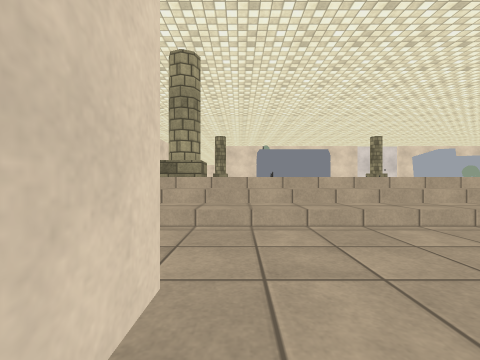
view 1 (above)

24 first-person views from a walk through a scene from a Unity 3-D project. The camera is 0.68 m above the floor, looks level and sees 90° across. The floor is counted in squares, 1 m on a side. Each view is taken from the middle of a square. On the plan, view 1 faces up. The plan holds only what a view shows up to about 9 squares ahead; the rest is blank. The place goes on beyond the plan. The player character is not drawn. Door leaves are left out, so doorways stand open. Some surface patterns are stand-ins.

view 2
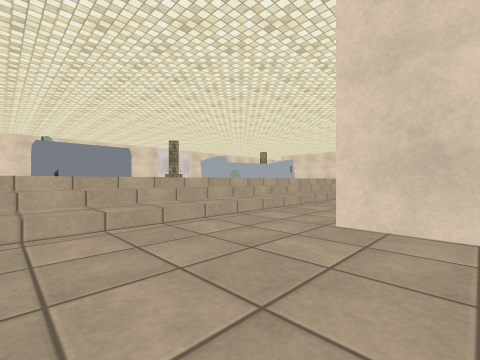

view 3
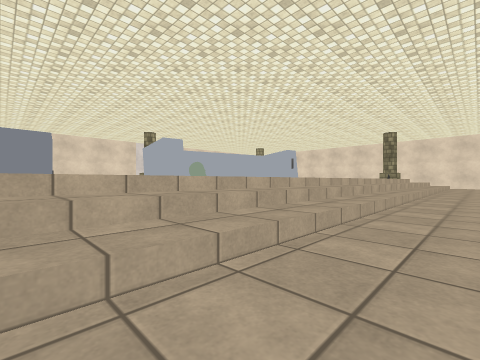

view 4
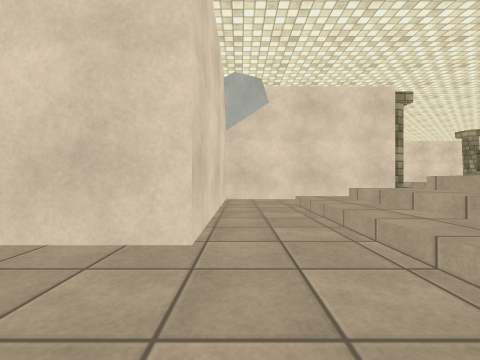

view 5
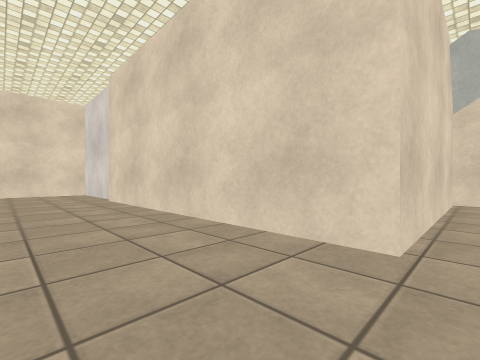

view 6
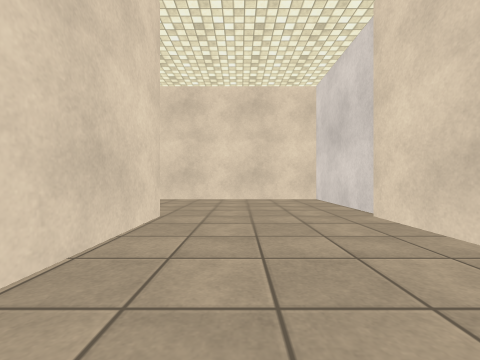

view 7
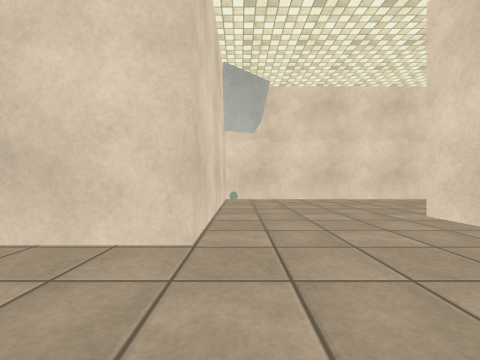

view 8
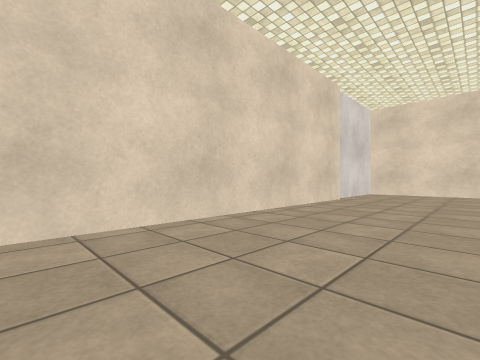

view 9
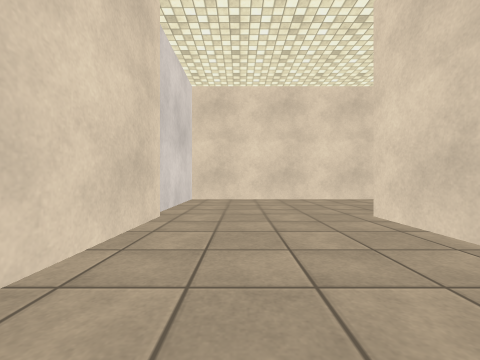

view 10
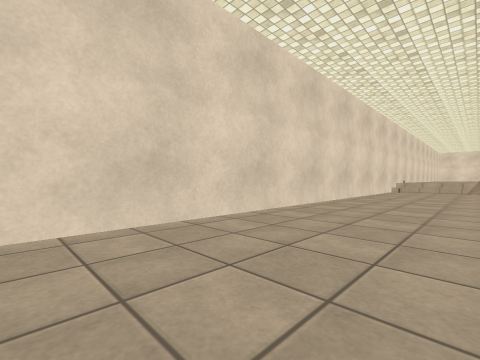

view 11
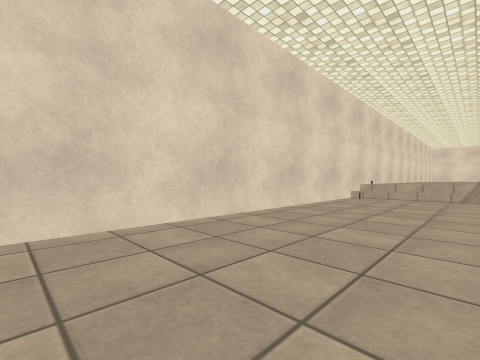

view 12
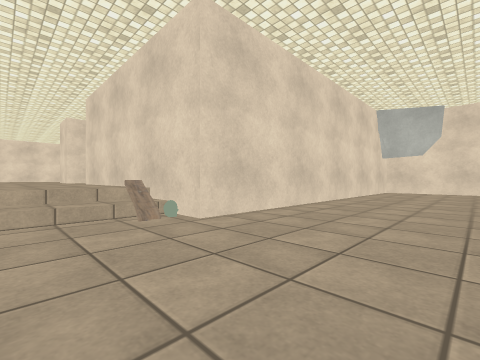

view 13
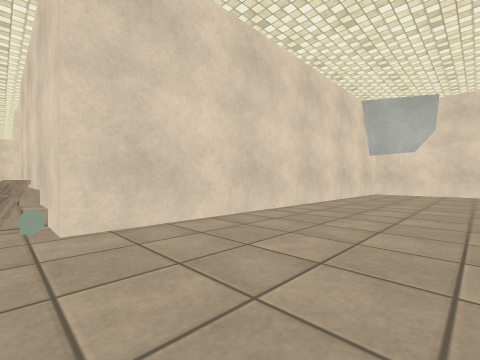

view 14
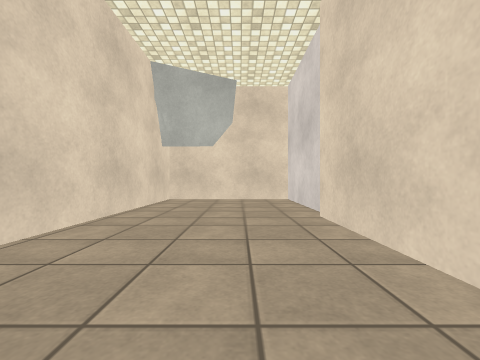

view 15
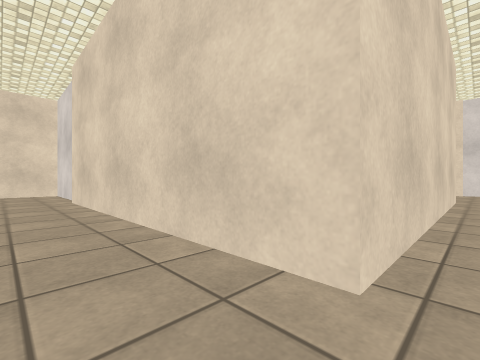

view 16
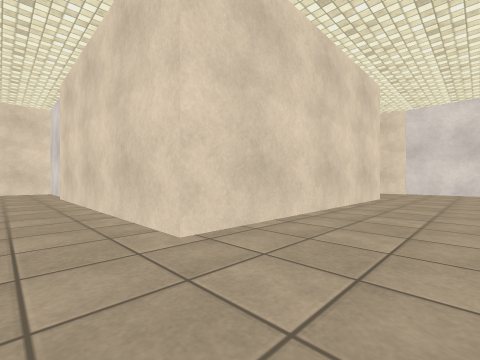

view 17
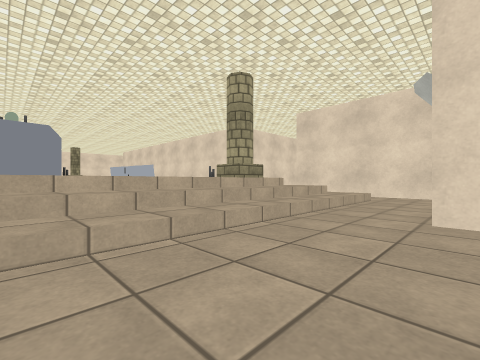

view 18
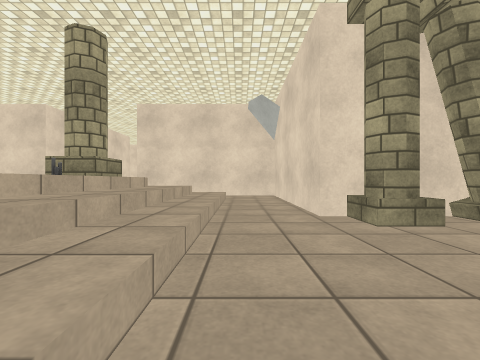

view 19
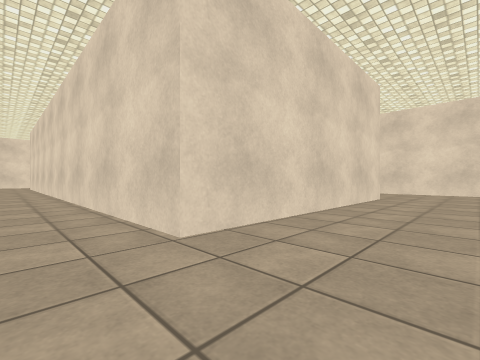

view 20
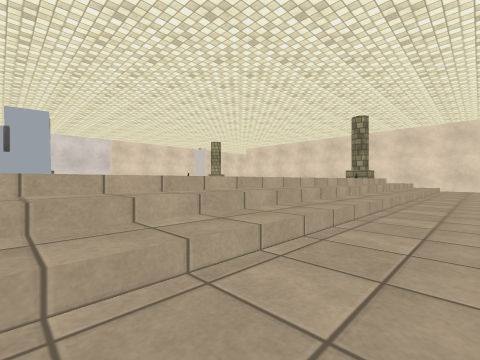

view 21
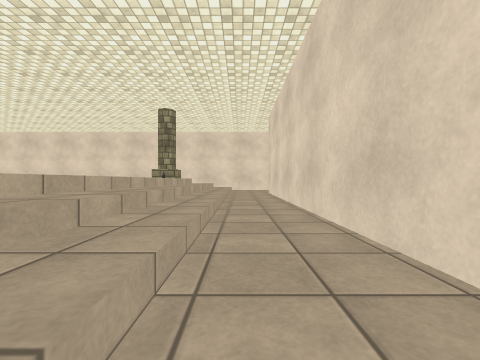

view 22
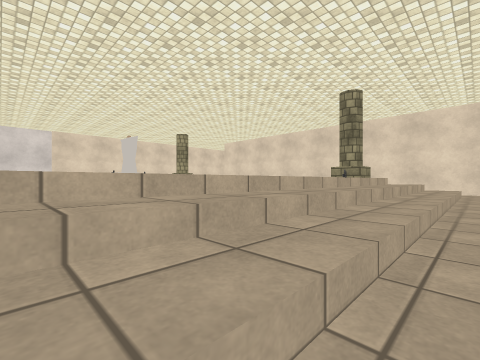

view 23
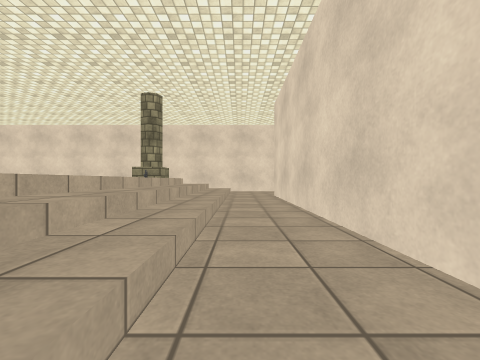

view 24
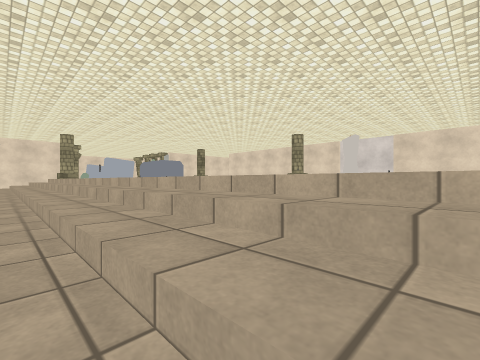

### Floor plan
Key: @ floor where view 1 was taken; # wall or solid block; . floor; ^ raised ledge; P pillar; L plank; O other object.
Columns run from 8 left of view 1 to 20 right of it. Each row starts with its distance up from view 1.
 12  ...^^^  ^              OO
 11  ...^^^  O^^
 10  ...^^^
  9 ....^^^
  8 PP..^^O
  7 ##..^^PP     O  OO
  6  #..^^PP^^^^^OO^^O^^^^^^^^^^^
  5  #..^^^^^^^^^^^^^^^^^^^^^^^^^
  4  #..^^^^^^^^^^^^^^^^^^^^^^^^^
  3  #...........................
  2  #...........................
  1   ######....#################
  0        #@...#
 -1        #....#
 -2        #....#
 -3        #....#
 -4        #....#
 -5        #....#
 -6   #### #....#####
 -7  #....##.........O#
 -8  #....##..........#
 -9  #....##..........#
-10  #....##..........#
-11  #....########....#
-12  #....#       ....#
-13  #....#       ....#
-14  #....#       ....#
-15  #....#       ....#
-16  #....#       ....#
-17  #....#      #....#
-18 ^#....########....#
-19 LO................#
-20 ^.................#
-21 ^.................#
-22 ^O................#
-23  ##################

Where each view was taken, in squares from view 1:
view 1: 0 up, 0 right, facing up
view 2: 0 up, 0 right, facing up-right
view 3: 2 up, 3 right, facing up-right
view 4: 2 up, 2 right, facing left
view 5: 2 up, 2 right, facing down-left
view 6: 2 down, 2 right, facing down
view 7: 7 down, 1 right, facing right
view 8: 10 down, 6 right, facing down-right
view 9: 14 down, 8 right, facing down
view 10: 19 down, 8 right, facing down-left
view 11: 19 down, 2 right, facing down-left
view 12: 21 down, 3 left, facing up-left
view 13: 19 down, 3 left, facing up-left
view 14: 15 down, 4 left, facing up
view 15: 19 down, 4 left, facing up-right
view 16: 21 down, 4 left, facing up-right
view 17: 12 up, 7 left, facing down-right
view 18: 12 up, 5 left, facing down
view 19: 3 up, 1 right, facing down-right
view 20: 2 up, 9 right, facing up-right
view 21: 3 up, 11 right, facing right
view 22: 3 up, 13 right, facing up-right
view 23: 3 up, 13 right, facing right
view 24: 3 up, 20 right, facing up-left
